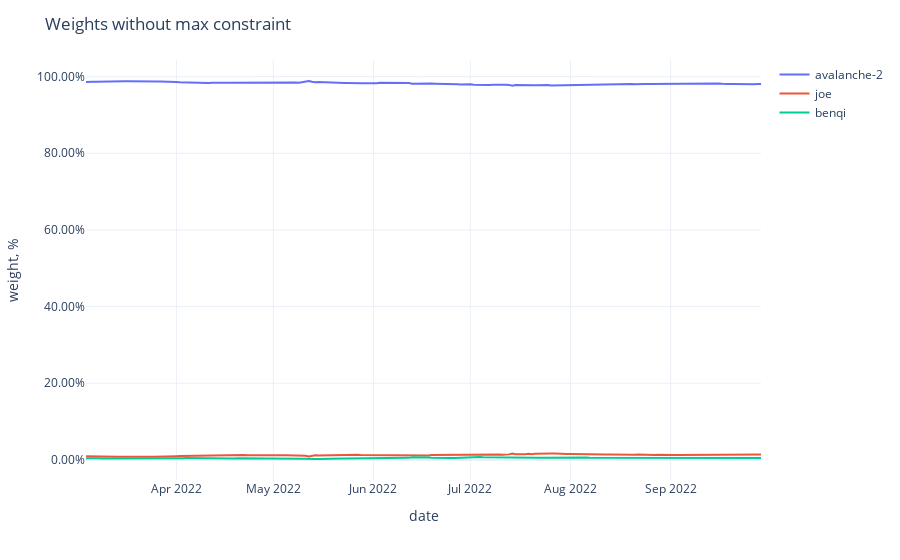

Notebook cell for this chart:
### Code cell
fig = px.line(weights,
              labels={'value': 'weight, %', 'variable': ''})
fig.update_traces(
    hovertemplate="%{y}"
)
fig.update_yaxes(
    tickformat=".2%",
)
fig.update_xaxes(
    showspikes=True,
    spikethickness=2,
    spikedash="dot",
    spikecolor="#999999",
    spikemode="across",
)
fig.update_layout(
    ## showlegend=False,
    hovermode="x",
    hoverdistance=100,  ## Distance to show hover label of data point
    spikedistance=1000,  ## Distance to show spike
    template='plotly_white',
    title='Weights without max constraint'
)

### Figure 1 — Plotly figure (JSON) as saved in the notebook; plotly's stock layout.template omitted (floating-point values rounded to 4 significant figures; data arrays with more than 128 entries replaced by an {"elided": "..."} marker saying what was removed)
{"data": [{"hovertemplate": "%{y}", "legendgroup": "avalanche-2", "line": {"color": "#636efa", "dash": "solid"}, "marker": {"symbol": "circle"}, "mode": "lines", "name": "avalanche-2", "orientation": "v", "showlegend": true, "type": "scatter", "x": {"elided": "210 str values"}, "xaxis": "x", "y": {"elided": "210 float values"}, "yaxis": "y"}, {"hovertemplate": "%{y}", "legendgroup": "joe", "line": {"color": "#EF553B", "dash": "solid"}, "marker": {"symbol": "circle"}, "mode": "lines", "name": "joe", "orientation": "v", "showlegend": true, "type": "scatter", "x": {"elided": "210 str values"}, "xaxis": "x", "y": {"elided": "210 float values"}, "yaxis": "y"}, {"hovertemplate": "%{y}", "legendgroup": "benqi", "line": {"color": "#00cc96", "dash": "solid"}, "marker": {"symbol": "circle"}, "mode": "lines", "name": "benqi", "orientation": "v", "showlegend": true, "type": "scatter", "x": {"elided": "210 str values"}, "xaxis": "x", "y": {"elided": "210 float values"}, "yaxis": "y"}], "layout": {"autosize": true, "hoverdistance": 100, "hovermode": "x", "legend": {"title": {"text": ""}, "tracegroupgap": 0}, "margin": {"t": 60}, "spikedistance": 1000, "title": {"text": "Weights without max constraint"}, "xaxis": {"anchor": "y", "autorange": true, "domain": [0, 1], "range": ["2022-03-04", "2022-09-29"], "showspikes": true, "spikecolor": "#999999", "spikedash": "dot", "spikemode": "across", "spikethickness": 2, "title": {"text": "date"}, "type": "date"}, "yaxis": {"anchor": "x", "autorange": true, "domain": [0, 1], "range": [-0.05238, 1.043], "tickformat": ".2%", "title": {"text": "weight, %"}, "type": "linear"}}}
